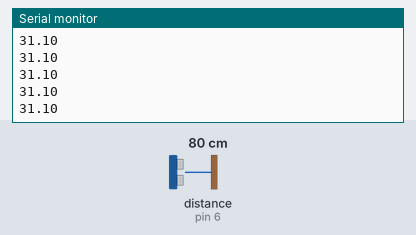
A sketch run on a simulated Arduino Uno, built with avr-gcc and run on an emulated ATmega328P. Shown: the last lines printed to the serial monitor. Wiring (inferred from the names in the program): ultrasonic range finder: trigger pin 5; echo pin 6. Inputs (shaded band) come from the test bench; at power-on: distance to the obstacle (sensor on pin 6) 80 cm. The echo pulse lasts 58.3 µs per cm.

Above: at 1.2 s.
1.3 s: distance to the obstacle (sensor on pin 6) set to 2 cm
At 1.41 s:
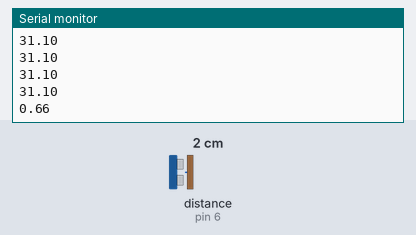
2.8 s: distance to the obstacle (sensor on pin 6) set to 4 cm
At 2.85 s:
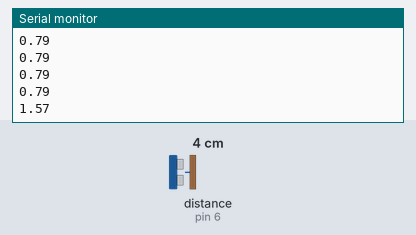
Timing chart, 0 to 5.8 s (numbered marks = the images above; inputs shaded):
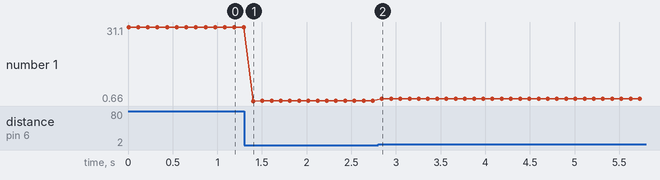

The sketch:

VisualDistanceMeasurer.ino
```cpp
/*Project: Visual Distance Measurer*/
//pins to be used:
int trig=5;
int echo=6;

//variables for HC-sr04
float distance;                                                           //Distance to the target
float speedOfSound=340.;                                                  //Speed of sound in m/s

void setup() {
  // put your setup code here, to run once:

  Serial.begin(9600);                                                     //Start the serial monitor
  pinMode(trig,OUTPUT);                                                   //trig pin set to output mode
  pinMode(echo,INPUT);                                                    //Echo pin set to input mode

}

void loop() {
  // put your main code here, to run repeatedly:

  digitalWrite(trig,LOW);                                                 //Start with a low signal
  delayMicroseconds(2000);                                                //Let the signal settle. Waveform: __
  digitalWrite(trig,HIGH);                                                //High Signal Starts. Waveform: __--
  delayMicroseconds(15);                                                  //Let the high signal settle
  digitalWrite(trig,LOW);                                                 //Pass the low signal to complete the ping. Waveform: __--__
  delayMicroseconds(20);                                                  //Let the signal settle again

  float pingTime=pulseIn(echo,HIGH);                                      //Detects the pulse timing at the echo pin in microseconds
  speedOfSound=340.0/25400.0;                                             //Converts m/s to inches/microseconds
  distance=(speedOfSound*pingTime)/2.0;                                   //converts and gives the distance in inches
  Serial.println(distance);                                               //prints the distance on the serial monitor
  delay(100);                                                             //just to slow down things a little

}
```

Measured:
- after the input at 1.3 s, the serial monitor: prints a new line after 0.10 s (image 1)
- after the input at 2.8 s, the serial monitor: prints a new line at once (image 2)
- plotted number 1: 31.1 → 0.79 after the input at 1.3 s, 0.79 → 1.57 after the input at 2.8 s
